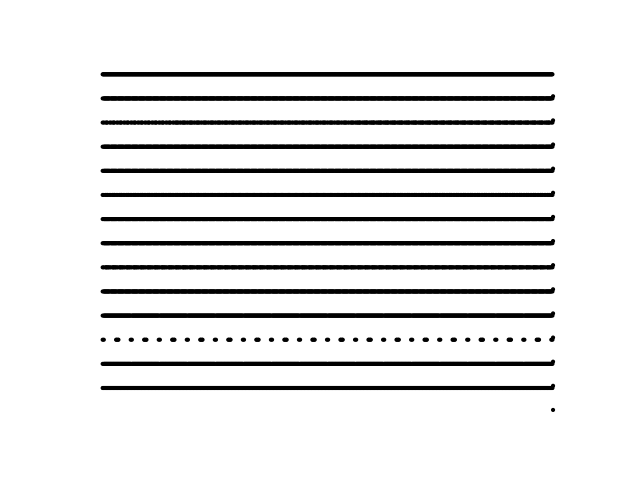

Write the Python code that produced this figure.
import matplotlib.pyplot as plt

# Open the file and read its content
with open('schematic.txt', 'r') as file:
    lines = file.readlines()

# Create a figure and an axes
fig, ax = plt.subplots()

y_offset = 0

# Iterate over the lines and characters
for y, line in enumerate(lines):
    for x, char in enumerate(line):
        if char == '\n':
            y_offset += 10
        if char != ' ':
            # Plot a point at the corresponding position
            ax.plot(x, -(y + y_offset), marker='o', markersize=2, color='black')

# Remove axes for a clean look
ax.axis('off')

# Save the figure to a PDF file
plt.savefig('schematic.pdf')
